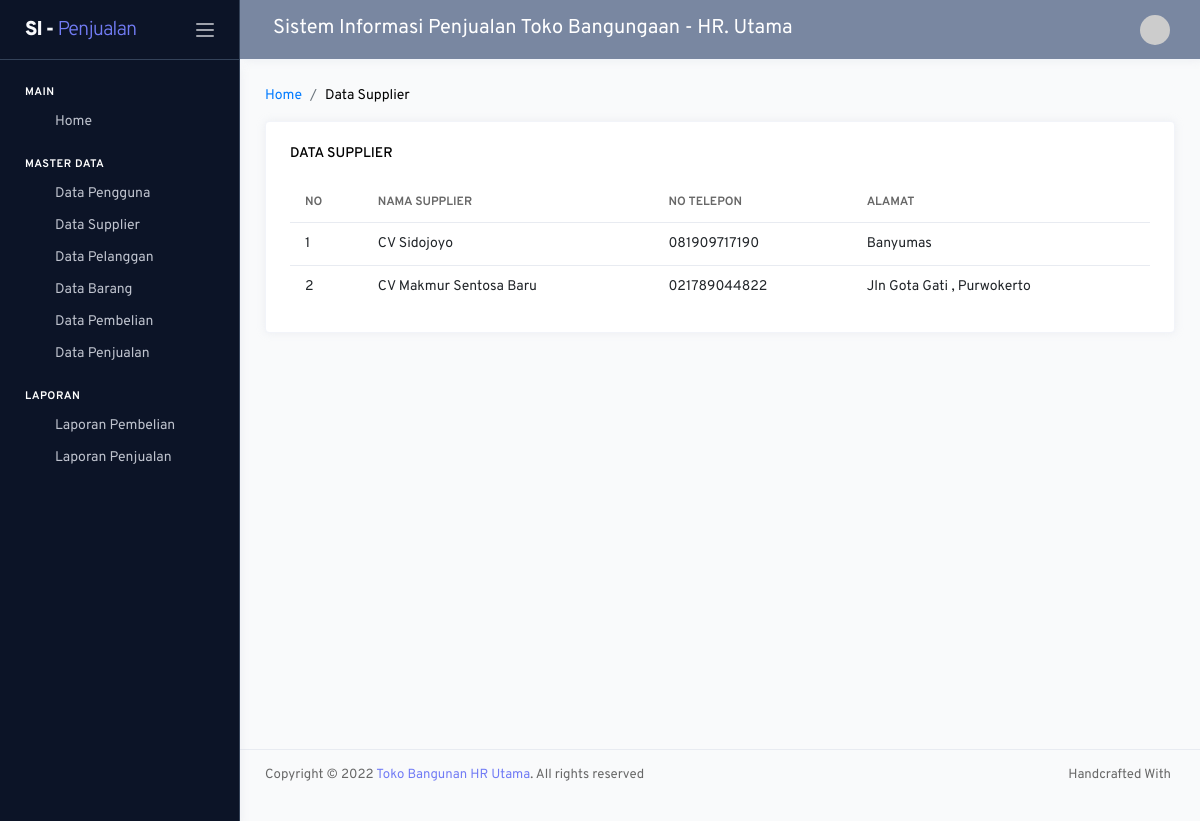
The app's page /pemilik/index.php?hal=supplier/data with its own data.
### tables this page shows
CREATE TABLE `tb_supplier` (
  `idsupplier` int(11) NOT NULL,
  `namasupplier` varchar(50) DEFAULT NULL,
  `notelepon` varchar(15) DEFAULT NULL,
  `alamat` varchar(100) DEFAULT NULL
);

### setting/crud.php (called while the page is built, shortened)
<?php
 function _dataGetAll ($mysqli,$sql){
  $hasil=array();
  $result = $mysqli->query($sql);
  $num_results = $result->num_rows;
  if($num_results > 0){
    while ($data=mysqli_fetch_assoc($result)) {
      array_push($hasil,$data);
    }
  }
  return $hasil;
}
?>

### pemilik/modul/supplier/data.php (the view)
<nav class="page-breadcrumb">
    <ol class="breadcrumb">
       <li class="breadcrumb-item"><a href="?hal=dashboard">Home</a></li>
        <li class="breadcrumb-item" aria-current="page">Data Supplier</li>
    </ol>
</nav>
<div class="row">
    <div class="col-md-12 grid-margin stretch-card">
        <div class="card">
            <div class="card-body">
               <h6 class="card-title">Data Supplier
                </h6>
                <div class="table-responsive">
                    <table id="dataTableExample" class="table">
                        <thead>
                            <tr>
                                <th>No</th>
                                <th>Nama Supplier</th>
                                <th>No Telepon</th>
                                <th>Alamat</th>
                            </tr>
                        </thead>
                        <tbody>
                            <?php
                            $no = 0;
                            $sql = "SELECT * FROM tb_supplier";
                            foreach (_dataGetAll($mysqli, $sql) as $key => $value) :
                                extract($value);
                            ?>
                                <tr>
                                    <td><?= $no += 1 ?></td>
                                    <td><?= $namasupplier ?></td>
                                    <td><?= $notelepon ?></td>
                                    <td><?= $alamat ?></td>
                                </tr>
                            <?php endforeach; ?>
                        </tbody>
                    </table>
                </div>
            </div>
        </div>
    </div>
</div>

### records on screen
tb_supplier: no "1", namasupplier "CV Sidojoyo", notelepon "081909717190", alamat "Banyumas"
tb_supplier: no "2", namasupplier "CV Makmur Sentosa Baru", notelepon "021789044822", alamat "Jln Gota Gati , Purwokerto"

### other values on screen
nav "SI - Penjualan"
judul "Sistem Informasi Penjualan Toko Bangungaan - HR. Utama"
